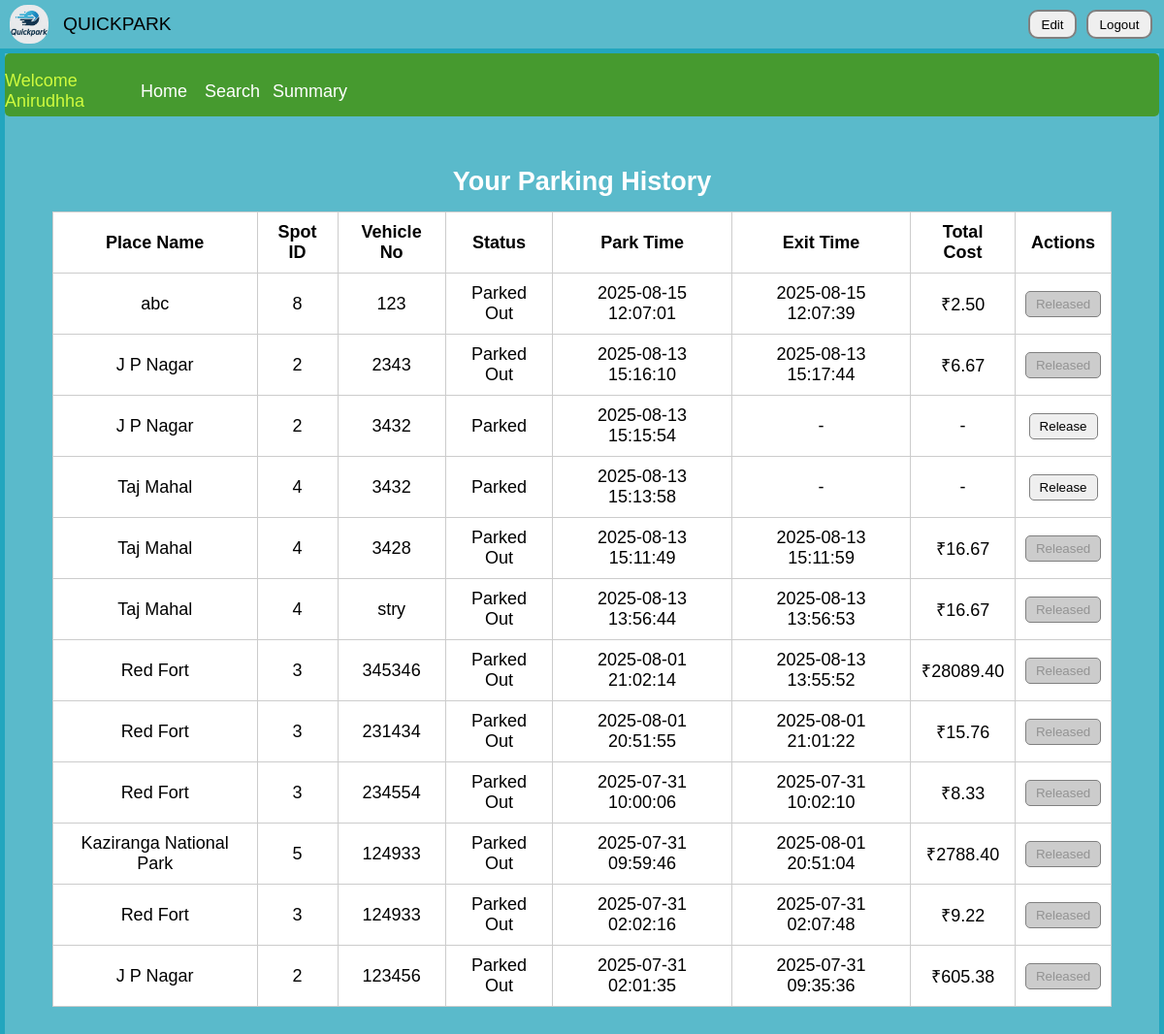
Screenshot of /user-home (signed in) with the database file from the repository.
### tables this page shows
CREATE TABLE Parking_History (
    id INTEGER PRIMARY KEY AUTOINCREMENT,
    user_id INTEGER NOT NULL,
    place_name TEXT NOT NULL,
    address TEXT NOT NULL,
    pincode TEXT NOT NULL,
    spot_id INTEGER NOT NULL,
    vehicle_no TEXT NOT NULL,
    status TEXT NOT NULL CHECK(status IN ('parked', 'parked out')),
    park_time TEXT NOT NULL,
    exit_time TEXT,
    price_per_hour REAL NOT NULL,
    total_cost REAL DEFAULT 0,
    FOREIGN KEY (user_id) REFERENCES users(id),
    FOREIGN KEY (spot_id) REFERENCES Parking_Details(id)
);

### application.py (the view)
@app.route('/user-home')
def user_home():
    if 'user_id' not in session or session.get('is_admin'):
        return redirect(url_for('login'))
    db = get_db()
    history = db.execute("""
        SELECT * FROM Parking_History
        WHERE user_id = ?
        ORDER BY park_time DESC
    """, (session['user_id'],)).fetchall()
    return render_template('user-home.html', history=history)

### application.py (called while the page is built)
def get_db():
    if 'db' not in g:
        g.db = sqlite3.connect(DATABASE)
        g.db.row_factory = sqlite3.Row
    return g.db

### templates/user-home.html (shortened to what this page needs)
<!DOCTYPE html>
<html>
<head>
    <link rel="stylesheet" href="{{ url_for('static', filename='style/style-user.css') }}">
</head>
<body>
    <div class="header">
        <div class="logo">
            <img class="logo-img" src="{{ url_for('static', filename='style/images/LOGO.png') }}">
        </div>
        <div class="name">QUICKPARK</div>
        <div class="edit">
            <a href="{{ url_for('edit_profile') }}">
                <button class="edit-button">Edit</button>
            </a>
        </div>
        <div class="logout">
            <a href="{{ url_for('logout') }}">
                <button class="logout-button">Logout</button>
            </a>
        </div>
    </div>
    <div class="container">
        <div class="nav-bar">
            <div class="admin"><p>Welcome {{ session['username'] }}</p></div>
            <div class="home"><a href="{{ url_for('user_home') }}">Home</a></div>
            <div class="search"><a href="{{ url_for('user_search') }}">Search</a></div>
            <div class="summary"><a href="{{ url_for('user_summary') }}">Summary</a></div>
        </div>
        <div class="lot-details">
            <h2>Your Parking History</h2>
            <table border="1">
                <thead>
                    <tr>
                        <th>Place Name</th>
                        <th>Spot ID</th>
                        <th>Vehicle No</th>
                        <th>Status</th>
                        <th>Park Time</th>
                        <th>Exit Time</th>
                        <th>Total Cost</th>
                        <th>Actions</th>
                    </tr>
                </thead>
                <tbody>
                    {% for record in history %}
                    <tr>
                        <td>{{ record.place_name }}</td>
                        <td>{{ record.spot_id }}</td>
                        <td>{{ record.vehicle_no }}</td>
                        <td>{{ 'Parked' if record.status == 'parked' else 'Parked Out' }}</td>
                        <td>{{ record.park_time }}</td>
                        <td>{{ record.exit_time or '-' }}</td>
                        <td>
                            {% if record.total_cost %}
                                ₹{{ "%.2f"|format(record.total_cost) }}
                            {% else %}
                                -
                            {% endif %}
                        </td>
                        <td>
                            {% if record.status == 'parked' %}
                            <form action="{{ url_for('release_spot', history_id=record.id) }}" method="POST">
                                <button type="submit">Release</button>
                            </form>
                            {% else %}
                            <button disabled>Released</button>
                            {% endif %}
                        </td>
                    </tr>
                    {% endfor %}
                </tbody>
            </table>
        </div>
    </div>
</body>
</html>

### static/style/style-user.css (style rules this page uses)
.header { display: grid; background: rgba(4, 156, 183, 0.632); height: 50px; align-items: center; grid-template-columns: 50px 1fr 60px 80px; }
.logo { display: inline-block; font-size: medium; height: 40px; width: 40px; align-self: center; margin-left: 10px; }
.logo-img { width: 40px; border-radius: 18px; }
.name { display: inline-block; margin-left: 15px; font-size: larger; align-self: center; }
.edit, .logout { display: inline-block; align-self: center; margin-right: 10px; }
.edit-button, .logout-button { height: 30px; border-radius: 10px; border: 2px solid gray; }
.edit-button { width: 50px; }
.logout-button { width: 68px; }
.container { display: block; font-size: large; color: rgba(213, 255, 63, 0.957); margin-top: 0; background-color: rgba(4, 156, 183, 0.632); background-size: cover; border: 5px solid rgba(4, 156, 183, 0.632); padding-bottom: 30px; }
.nav-bar { background-color: rgba(69, 152, 31, 0.905); height: 65px; border-radius: 5px; display: grid; align-items: center; grid-template-columns: 140px 60px 60px 60px 60px 1fr 60px; margin-bottom: 10px; }
.nav-bar .admin, .nav-bar .home, .nav-bar .user, .nav-bar .search, .nav-bar .summary { display: inline-block; }
.nav-bar .search { margin-left: 6px; }
.nav-bar .summary { margin-left: 16px; }
.nav-bar a { text-decoration: none; color: white; }
.lot-details { padding: 20px; color: black; text-align: center; }
.lot-details h2 { margin-bottom: 15px; color: white; }
.lot-details table { width: 95%; margin: 0 auto; border-collapse: collapse; background-color: white; }
.lot-details th, .lot-details td { padding: 10px; border: 1px solid #ccc; text-align: center; }
.lot-details button { padding: 5px 10px; border-radius: 5px; border: 1px solid gray; cursor: pointer; }
.lot-details button:disabled { background-color: #ccc; cursor: not-allowed; }
.lot-details form { display: inline; }
body { margin: 0; padding: 0; font-family: sans-serif; background-color: #f0f0f0; }

### rows the page displays
Parking_History: place_name "abc", spot_id "8", vehicle_no "123", status "Parked Out", park_time "2025-08-15 12:07:01", exit_time "2025-08-15 12:07:39", total_cost "2.50", shows "Released"
Parking_History: place_name "J P Nagar", spot_id "2", vehicle_no "2343", status "Parked Out", park_time "2025-08-13 15:16:10", exit_time "2025-08-13 15:17:44", total_cost "6.67", shows "Released"
Parking_History: place_name "J P Nagar", spot_id "2", vehicle_no "3432", status "Parked", park_time "2025-08-13 15:15:54", exit_time "-"
Parking_History: place_name "Taj Mahal", spot_id "4", vehicle_no "3432", status "Parked", park_time "2025-08-13 15:13:58", exit_time "-"
Parking_History: place_name "Taj Mahal", spot_id "4", vehicle_no "3428", status "Parked Out", park_time "2025-08-13 15:11:49", exit_time "2025-08-13 15:11:59", total_cost "16.67", shows "Released"
Parking_History: place_name "Taj Mahal", spot_id "4", vehicle_no "stry", status "Parked Out", park_time "2025-08-13 13:56:44", exit_time "2025-08-13 13:56:53", total_cost "16.67", shows "Released"
Parking_History: place_name "Red Fort", spot_id "3", vehicle_no "345346", status "Parked Out", park_time "2025-08-01 21:02:14", exit_time "2025-08-13 13:55:52", total_cost "28089.40", shows "Released"
Parking_History: place_name "Red Fort", spot_id "3", vehicle_no "231434", status "Parked Out", park_time "2025-08-01 20:51:55", exit_time "2025-08-01 21:01:22", total_cost "15.76", shows "Released"
Parking_History: place_name "Red Fort", spot_id "3", vehicle_no "234554", status "Parked Out", park_time "2025-07-31 10:00:06", exit_time "2025-07-31 10:02:10", total_cost "8.33", shows "Released"
Parking_History: place_name "Kaziranga National Park", spot_id "5", vehicle_no "124933", status "Parked Out", park_time "2025-07-31 09:59:46", exit_time "2025-08-01 20:51:04", total_cost "2788.40", shows "Released"
Parking_History: place_name "Red Fort", spot_id "3", vehicle_no "124933", status "Parked Out", park_time "2025-07-31 02:02:16", exit_time "2025-07-31 02:07:48", total_cost "9.22", shows "Released"
Parking_History: place_name "J P Nagar", spot_id "2", vehicle_no "123456", status "Parked Out", park_time "2025-07-31 02:01:35", exit_time "2025-07-31 09:35:36", total_cost "605.38", shows "Released"

### other values shown
{{ session['username'] }} "Anirudhha"
